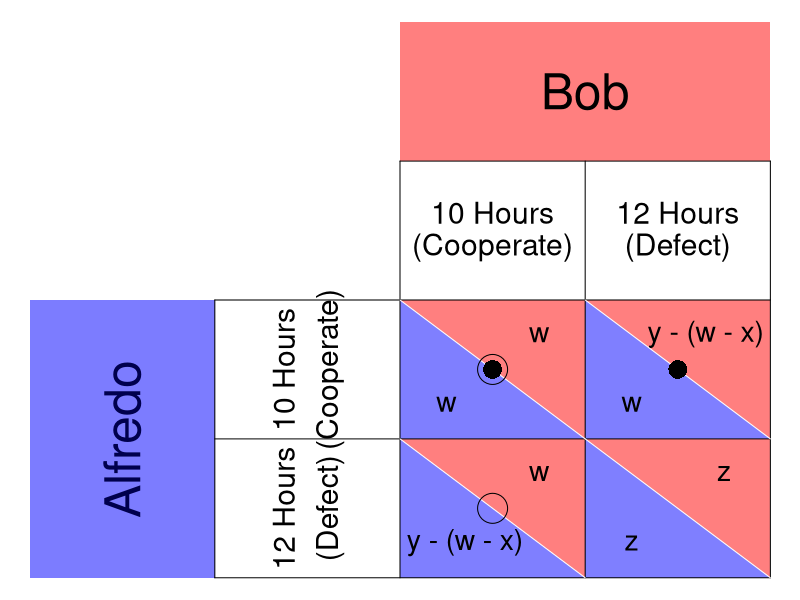

Reproduce this figure in R.
require(ggplot2)
require(shape)
pdf(file = "society/matrix_fishermen_general_liability.pdf", width = 9, height = 7)

par(mar =  c(0, 0, 0, 0))
xlims <- c(0, 8)
ylims <- c(0, 8)

#TextSizes
PlayerSize <- 3
StratSize <- 1.8
PayoffSize <- 1.7

#Payoffs are listed as c("NW", "SW", "NE", "SE")

#Considerations for Player 1
P1Name <- c("Alfredo")
P1Strat <- c("10 Hours", "12 Hours")
P1Strat2 <- c("(Cooperate)", "(Defect)")
P1Payoffs <- c("w", "y - (w - x)", "w", "z")
P1BR1 <- c("NW") #Must be NW or SW - the BR prints accordingly. 
P1BR2 <- c("NE") #Must be NE or SE - the BR prints accordingly. 
P1bestsize <- 2.5 #Adjusts size of point indicating best response of P1
#NW = (5, 3); SW = (5,1); NE = (7, 3); SE = (7, 1)

#Considerations for Player 2
P2Name <- c("Bob")
P2Strat <- c("10 Hours", "12 Hours")
P2Strat2 <- c("(Cooperate)", "(Defect)")
P2Payoffs <- c("w", "w", "y - (w - x)", "z")
P2BR1 <- c("NW") #Must be NW or SW - the BR prints accordingly. 
P2BR2 <- c("SW") #Must be NE or SE - the BR prints accordingly. 
P2bestsize <- 4 #Adjusts size of circle indicating best response of P1

plot(0, 0, xlim = xlims, ylim = ylims, type = "n",
     xlab = expression(""),
     ylab = expression(""),
     xaxt = "n", 
     yaxt = "n", 
     cex.lab = 2, 
     bty = "n")



#Color and label for Player 1 and their strategies
polygon(c(0,0,2,2,0), c(0,4,4,0,0), col=rgb(0, 0, 1, 0.3), density=NULL, border = NA)
text(1, 2, P1Name[1], srt = 90, cex = PlayerSize)

polygon(c(0,0,2,2,0), c(0,4,4,0,0), col=rgb(0, 0, 1, 0.3), density=NULL, border = NA)
text(2.75, 3, P1Strat[1], cex = StratSize, srt = 90)
text(3.25, 3, P1Strat2[1], cex = StratSize, srt = 90)
text(2.75, 1, P1Strat[2], cex = StratSize, srt = 90)
text(3.25, 1, P1Strat2[2], cex = StratSize, srt = 90)


#Color and label for Player 2
polygon(c(4,4,8,8,4), c(8,6,6,8,8), col=rgb(1, 0, 0, 0.5), density=NULL, border = NA)
text(6, 7, P2Name[1], cex = PlayerSize)

text(5, 5.25, P2Strat[1], cex = StratSize)
text(5, 4.75, P2Strat2[1], cex = StratSize)
text(7, 5.25, P2Strat[2], cex = StratSize)
text(7, 4.75, P2Strat2[2], cex = StratSize)

#NorthWest cell 
#P1
polygon(c(4,4,6,4), c(4,2,2,4), col=rgb(0, 0, 1, 0.5), density=NULL, border = NA)
#P2
polygon(c(4,6,6,4), c(4,4,2,4), col=rgb(1, 0, 0, 0.5), density=NULL, border = NA)

#P1
text(4.5, 2.5, P1Payoffs[1], cex = PayoffSize)
#P2
text(5.5, 3.5, P2Payoffs[1], cex = PayoffSize)

#SouthWest cell  
#P1
polygon(c(4,4,6,4), c(2,0,0,2), col=rgb(0, 0, 1, 0.5), density=NULL, border = NA)
#P2
polygon(c(4,6,6,4), c(2,2,0,2), col=rgb(1, 0, 0, 0.5), density=NULL, border = NA)

#P1
text(4.7, 0.5, P1Payoffs[2], cex = PayoffSize)
#P2
text(5.5, 1.5, P2Payoffs[2], cex = PayoffSize)


#NorthEast cell 
#P1
polygon(c(6,6,8,6), c(4,2,2,4), col=rgb(0, 0, 1, 0.5), density=NULL, border = NA)
#P2
polygon(c(6,8,8,6), c(4,4,2,4), col=rgb(1, 0, 0, 0.5), density=NULL, border = NA)
#P1
text(6.5, 2.5, P1Payoffs[3], cex = PayoffSize)
#P2
text(7.3, 3.5, P2Payoffs[3], cex = PayoffSize)

#SouthEast cell 
#P1
polygon(c(6,6,8,6), c(2,0,0,2), col=rgb(0, 0, 1, 0.5), density=NULL, border = NA)
#P2
polygon(c(6,8,8,6), c(2,2,0,2), col=rgb(1, 0, 0, 0.5), density=NULL, border = NA)
#P1
text(6.5, 0.5, P1Payoffs[4], cex = PayoffSize)
#P2
text(7.5, 1.5, P2Payoffs[4], cex = PayoffSize)


#Lines for the Table
segments(8, 0, 8, 6, lty = 1, col = "black")
segments(4, 6, 8, 6, lty = 1, col = "black")
segments(2, 0, 2, 4, lty = 1, col = "black")
segments(2, 0, 8, 0, lty = 1, col = "black")
segments(2, 4, 8, 4, lty = 1, col = "black")
segments(4, 0, 4, 6, lty = 1, col = "black")
segments(2, 2, 8, 2, lty = 1, col = "black")
segments(6, 0, 6, 6, lty = 1, col = "black")

#Diagonals
#NW
segments(4, 4, 6, 2, lty = 1, col = "white")
#NE
segments(6, 4, 8, 2, lty = 1, col = "white")
#SW
segments(4, 2, 6, 0, lty = 1, col = "white")
#Se
segments(6, 2, 8, 0, lty = 1, col = "white")


#Best responses 
#P1 
if (P1BR1[1] == "NW"){
  points(5, 3, pch = 16, col = "black", cex = P1bestsize)
} else{points(5, 1, pch = 16, col = "black", cex = P1bestsize)
}

if (P1BR2[1] == "NE"){
  points(7, 3, pch = 16, col = "black", cex = P1bestsize)
} else{points(7, 1, pch = 16, col = "black", cex = P1bestsize)
}


#P2
if (P2BR1[1] == "NW"){
  points(5, 3, pch = 1, col = "black", cex = P2bestsize)
} else{points(7, 3, pch = 1, col = "black", cex = P2bestsize)
}

if (P2BR2[1] == "SW"){
  points(5, 1, pch = 1, col = "black", cex = P2bestsize)
} else{points(7, 1, pch = 1, col = "black", cex = P2bestsize)
}

dev.off()
